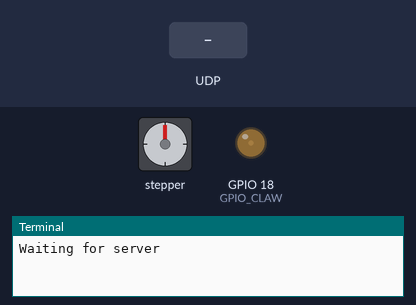
Recording of a program running on a simulated Raspberry Pi (BCM pin numbers), started with the argument 3. On the bench: stepper motor, output pins drawn as LEDs (lit = HIGH), the last lines printed to the terminal. The test bench sets the inputs (shaded band). The stepper is drawn at 2048 steps a turn; pins used as bus, display or sensor lines are not drawn.

Above: at 1.2 s.
1.3 s: UDP packet "raise" arrives
At 4.1 s:
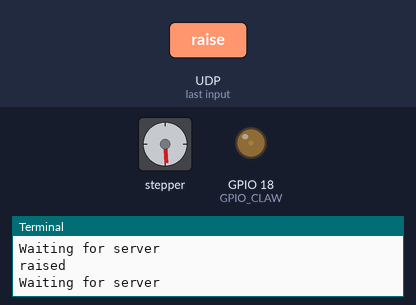
4.3 s: UDP packet "lower" arrives
At 4.75 s:
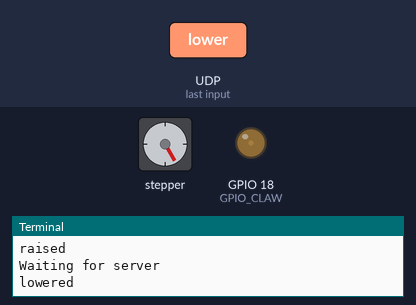
7.3 s: UDP packet "lower" arrives
At 10.1 s:
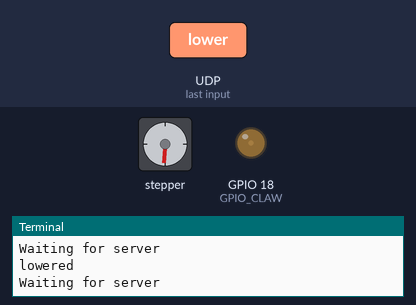
10.3 s: UDP packet "raise" arrives
At 10.75 s:
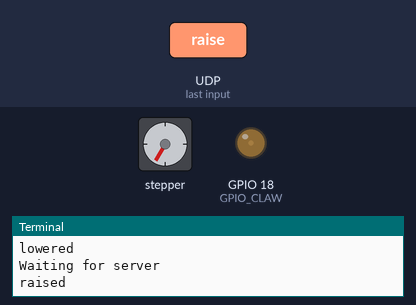
Timing chart, 0 to 13.8 s (numbered marks = the images above; inputs shaded):
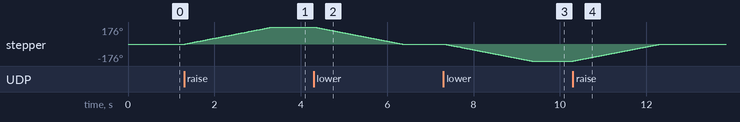

The program:

StepWithServer.py
```python
import socket, sys, time
import RPi.GPIO as GPIO

#gpio pins for stepper motor is connected to
GPIO_INA = 17
GPIO_INB = 22
GPIO_INC = 23
GPIO_IND = 24
GPIO_CLAW = 18

#how many steps equal one square on chess board
STEPS_PER_SQUARE = 1000

MOTOR_SPEED = 0.002

#sequence repeated every 4 steps.
#p of 0 deactivates all phases
def step_4 (p):
    if p==0:
            GPIO.output(GPIO_INA,0)
            GPIO.output(GPIO_INB,0)
            GPIO.output(GPIO_INC,0)
            GPIO.output(GPIO_IND,0)

    if p==1:
            GPIO.output(GPIO_INA,1)
            GPIO.output(GPIO_INB,1)
            GPIO.output(GPIO_INC,0)
            GPIO.output(GPIO_IND,0)

    if p==2:
            GPIO.output(GPIO_INA,0)
            GPIO.output(GPIO_INB,1)
            GPIO.output(GPIO_INC,1)
            GPIO.output(GPIO_IND,0)

    if p==3:
            GPIO.output(GPIO_INA,0)
            GPIO.output(GPIO_INB,0)
            GPIO.output(GPIO_INC,1)
            GPIO.output(GPIO_IND,1)
    if p==4:
            GPIO.output(GPIO_INA,1)
            GPIO.output(GPIO_INB,0)
            GPIO.output(GPIO_INC,0)
            GPIO.output(GPIO_IND,1)

#input value is the number of steps, and positive and negative values indicate motor direction
#positive value is anticlockwise

def steps_4(value):
    global pas
    if(value<0):
        for i in range (0,abs(value)):
            step_4(pas)
            time.sleep(MOTOR_SPEED)
            pas+=1
            if(pas>=5):
               pas=1;

    else:
        for i in range (0,abs(value)):
            step_4(pas)
            time.sleep(MOTOR_SPEED)
            if(pas==1):
               pas=5;
            pas-=1
    step_4(0)


if __name__ == "__main__":

	#argument is port number to listen on
	textport = sys.argv[1]
	port = int(textport)

        def get_ip_address():
        	s = socket.socket(socket.AF_INET, socket.SOCK_DGRAM)
        	return s.getsockname()[0]

        UDP_IP = get_ip_address()
        UDP_PORT = port

        server_address = ('192.168.43.187', 2071)

        sock = socket.socket(socket.AF_INET, socket.SOCK_DGRAM)
        sock.bind((UDP_IP, UDP_PORT))

	GPIO.setmode(GPIO.BCM)
	GPIO.setwarnings(False)

	#setup pi pins as output pins
	GPIO.setup(GPIO_INA, GPIO.OUT)
	GPIO.setup(GPIO_INB, GPIO.OUT)
	GPIO.setup(GPIO_INC, GPIO.OUT)
	GPIO.setup(GPIO_IND, GPIO.OUT)
	GPIO.setup(GPIO_CLAW, GPIO.OUT)

	pwm = GPIO.PWM(GPIO_CLAW, 50)
	pwm.start(9)

        while True:
		print("Waiting for server")
	        data, addr = sock.recvfrom(1024) # buffer size is 1024 bytes


	        step_4(0)
	        pas=1
		if data == 'raise':
			print 'raised'
			steps_4(int(-1)*STEPS_PER_SQUARE)
		if data == 'lower':
			print 'lowered'
			steps_4(int(1)*STEPS_PER_SQUARE)
		if data == 'open':
			print 'opening'
			pwm.ChangeDutyCycle(9)
		if data == 'close':
			print 'closing'
			pwm.ChangeDutyCycle(8)
		data = ''
		sock.sendto('done'.encode('utf-8'), server_address)
```

Measured:
- after the input at 1.3 s, stepper: turns 176° clockwise in 2.0 s, starting at once
- after the input at 4.3 s, stepper: turns 176° counter-clockwise in 2.0 s, starting at once
- after the input at 7.3 s, stepper: turns 176° counter-clockwise in 2.0 s, starting at once
- after the input at 10.3 s, stepper: turns 176° clockwise in 2.0 s, starting at once
